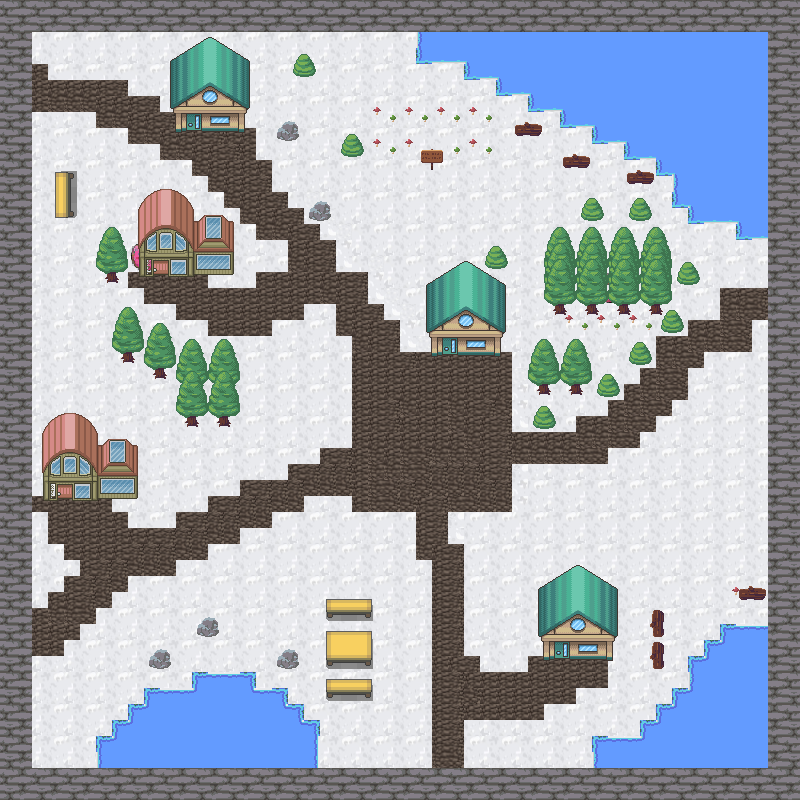

Below is a game level as drawn by its tile map, then a one-line description and the .tmx that defines it (tile-layer data replaced by summaries):
An orthogonal 50x50 tile map with 16x16 px tiles, 6 tile layers (background, walls, water, path, ...), 5 tilesets and 74 objects (68x collision, player_1, enter_house, enter_house_exit, player_2, ...).

<map version="1.8" tiledversion="1.8.5" orientation="orthogonal" renderorder="right-down" width="50" height="50" tilewidth="16" tileheight="16" infinite="0" nextlayerid="8" nextobjectid="83">
 <tileset firstgid="1" source="nature.tsx" />
 <tileset firstgid="721" source="house.tsx" />
 <tileset firstgid="1496" source="nature.tsx" />
 <tileset firstgid="2216" name="donut" tilewidth="16" tileheight="16" tilecount="4" columns="2">
  <image source="../map/donut.png" width="34" height="34" />
 </tileset>
 <tileset firstgid="2220" source="house.tsx" />
 <layer id="1" name="background" width="50" height="50">
  <data>[2500 cells, 2500 non-empty, 4 distinct tile ids]</data>
 </layer>
 <layer id="2" name="walls" width="50" height="50">
  <data>[2500 cells, 422 non-empty, 16 distinct tile ids]</data>
 </layer>
 <layer id="4" name="water" width="50" height="50">
  <data>[2500 cells, 411 non-empty, 56 distinct tile ids]</data>
 </layer>
 <layer id="3" name="path" width="50" height="50">
  <data>[2500 cells, 470 non-empty, 24 distinct tile ids]</data>
 </layer>
 <layer id="6" name="house" width="50" height="50">
  <data>[2500 cells, 297 non-empty, 131 distinct tile ids]</data>
 </layer>
 <objectgroup id="5" name="Objects">
  <object id="2" type="collision" x="-0.666667" y="0" width="32.6667" height="800" />
  <object id="3" type="collision" x="768" y="0" width="32" height="800" />
  <object id="5" type="collision" x="32" y="0" width="736" height="32" />
  <object id="6" type="collision" x="32" y="768" width="736" height="32" />
  <object id="11" name="player_1" x="432" y="432">
   <point />
  </object>
  <object id="12" type="collision" x="112" y="720" width="208" height="48" />
  <object id="13" type="collision" x="129.333" y="704.667" width="175.333" height="14.6667" />
  <object id="14" type="collision" x="144.667" y="688" width="144" height="16.6667" />
  <object id="15" type="collision" x="192" y="671.333" width="64" height="16" />
  <object id="16" type="collision" x="96.6667" y="736" width="16" height="31.3333" />
  <object id="17" type="collision" x="704" y="639.333" width="64" height="128" />
  <object id="18" type="collision" x="720" y="624" width="48" height="16" />
  <object id="19" type="collision" x="592.667" y="736" width="112" height="32" />
  <object id="20" type="collision" x="640" y="720" width="64" height="16" />
  <object id="21" type="collision" x="688.667" y="656.667" width="16" height="64" />
  <object id="22" type="collision" x="656" y="704" width="32" height="16" />
  <object id="23" type="collision" x="672" y="688" width="16" height="16" />
  <object id="24" type="collision" x="560" y="32" width="208" height="96" />
  <object id="25" type="collision" x="416" y="32" width="144" height="32" />
  <object id="26" type="collision" x="464" y="64" width="96" height="16" />
  <object id="27" type="collision" x="496" y="80" width="64" height="16" />
  <object id="28" type="collision" x="528" y="96" width="32" height="16" />
  <object id="29" type="collision" x="736" y="128" width="32" height="112" />
  <object id="30" type="collision" x="592" y="128" width="144" height="16" />
  <object id="31" type="collision" x="672" y="144" width="64" height="64" />
  <object id="32" type="collision" x="624" y="144" width="48" height="16" />
  <object id="33" type="collision" x="656" y="160" width="16" height="16" />
  <object id="34" type="collision" x="688" y="208" width="48" height="16" />
  <object id="35" type="collision" x="43" y="467.333" width="94.3333" height="33.3333" />
  <object id="36" type="collision" x="139.167" y="243.75" width="94.3333" height="33.3333" />
  <object id="37" type="collision" x="431" y="325" width="69.3333" height="31.6667" />
  <object id="38" type="collision" x="175.318" y="101.409" width="69.3333" height="31.6667" />
  <object id="39" type="collision" x="543.333" y="629" width="69.3333" height="31.6667" />
  <object id="40" name="enter_house" x="442" y="337.273" width="15.8182" height="23.4545" />
  <object id="41" name="enter_house_exit" x="450" y="373.455">
   <point />
  </object>
  <object id="42" type="collision" x="55.2708" y="172.847" width="11.0542" height="42.2068" />
  <object id="43" type="collision" x="326.6" y="631.092" width="44.2167" height="31.1526" />
  <object id="44" type="collision" x="326.6" y="599.94" width="44.2167" height="12.0591" />
  <object id="45" type="collision" x="325.595" y="678.324" width="44.2167" height="12.0591" />
  <object id="46" type="collision" x="278.364" y="651.191" width="18.0886" height="15.0739" />
  <object id="47" type="collision" x="195.96" y="618.028" width="22.1083" height="18.0886" />
  <object id="48" type="collision" x="149.734" y="650.186" width="19.0936" height="16.0788" />
  <object id="49" type="collision" x="652.196" y="251.231" width="7.03447" height="59.2905" />
  <object id="50" type="collision" x="618.028" y="249.221" width="9.04432" height="63.3102" />
  <object id="51" type="collision" x="585.871" y="244.197" width="11.0542" height="68.3449" />
  <object id="52" type="collision" x="571.494" y="357.76" width="9.21765" height="34.5662" />
  <object id="53" type="collision" x="539.432" y="358.244" width="9.21835" height="33.3768" />
  <object id="54" type="collision" x="555.326" y="243.174" width="7.94685" height="70.568" />
  <object id="55" type="collision" x="421.183" y="150.672" width="19.0724" height="19.7082" />
  <object id="56" type="collision" x="661.814" y="310.881" width="19.3903" height="19.3903" />
  <object id="57" type="collision" x="630.344" y="199.943" width="20.0261" height="19.7082" />
  <object id="58" type="collision" x="582.027" y="199.307" width="20.6618" height="18.7546" />
  <object id="59" type="collision" x="487.301" y="247.306" width="17.4831" height="17.8009" />
  <object id="60" type="collision" x="627.166" y="172.923" width="25.7478" height="10.172" />
  <object id="61" type="collision" x="562.637" y="156.712" width="26.3835" height="9.8541" />
  <object id="62" type="collision" x="515.91" y="124.607" width="23.5227" height="9.53622" />
  <object id="63" type="collision" x="341.079" y="139.547" width="20.6618" height="14.6222" />
  <object id="64" type="collision" x="276.233" y="122.064" width="21.6154" height="17.4831" />
  <object id="65" type="collision" x="309.291" y="201.532" width="20.0261" height="17.4831" />
  <object id="66" type="collision" x="106.488" y="257.478" width="9.8541" height="23.2048" />
  <object id="67" type="collision" x="123.017" y="336.311" width="9.53622" height="24.7942" />
  <object id="68" type="collision" x="155.44" y="349.026" width="7.62898" height="27.3372" />
  <object id="69" type="collision" x="187.546" y="373.184" width="7.94685" height="51.4956" />
  <object id="70" type="collision" x="218.379" y="370.005" width="8.26473" height="54.3565" />
  <object id="72" type="collision" x="652.595" y="643.059" width="9.53622" height="24.1584" />
  <object id="73" type="collision" x="652.913" y="610.636" width="10.172" height="25.4299" />
  <object id="74" type="collision" x="740.647" y="587.431" width="24.4763" height="11.1256" />
  <object id="75" type="collision" x="532.121" y="407.515" width="21.9333" height="18.7546" />
  <object id="76" type="collision" x="596.967" y="375.091" width="21.6154" height="19.0724" />
  <object id="77" type="collision" x="629.073" y="342.986" width="21.9333" height="20.3439" />
  <object id="78" type="collision" x="677.39" y="261.61" width="21.2976" height="20.6618" />
  <object id="80" name="player_2" x="460.51" y="430.826">
   <point />
  </object>
  <object id="81" name="donut_1" x="593.947" y="271.867" width="28.019" height="29.4061" />
  <object id="82" name="donut_2" x="128.998" y="242.184" width="31.9028" height="29.4061" />
 </objectgroup>
 <layer id="7" name="roof" width="50" height="50">
  <data>[2500 cells, 52 non-empty, 52 distinct tile ids]</data>
 </layer>
</map>
